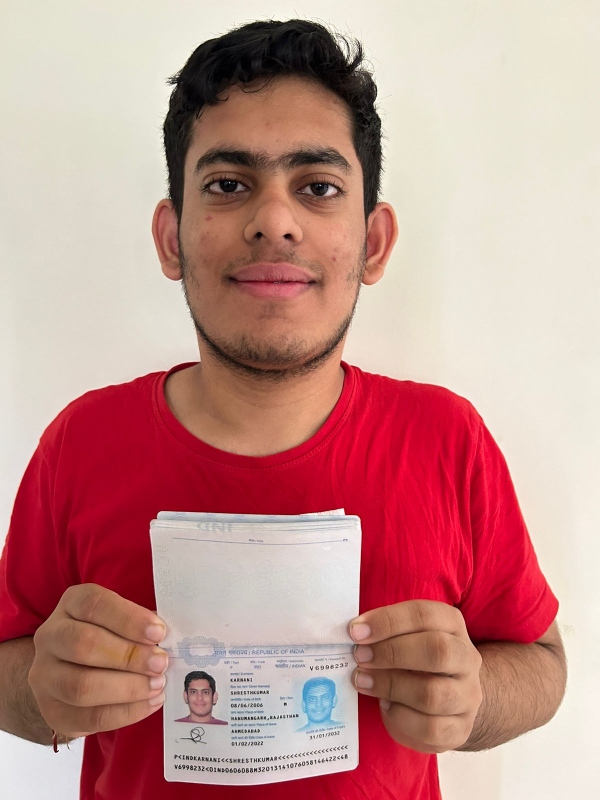
#> input picture onepiece_converter/inputs/Photo Id .jpeg, 1200 x 1600 px (shown at 1/2 size)
$ python -i face_utils.py   (imports and definitions only)   (older library calls are emulated)
#> lines starting #> are read from the running program, lines starting #| are printed output that depends on the picture
#> further down, picture is the input picture: PIL image 1200x1600 RGB; mean R, G, B 194.4, 143.9, 139.7
"""Face detection and crop utilities for Part 2 identity conditioning."""

from __future__ import annotations

from dataclasses import dataclass
from pathlib import Path
from typing import Optional, Tuple

import cv2
import numpy as np
from PIL import Image


@dataclass
class FaceDetectionResult:
    face_crop: Optional[Image.Image]
    bbox_xyxy: Optional[Tuple[int, int, int, int]]
    face_area_ratio: float
    eyes_detected: bool
    laplacian_variance: float


def detect_and_crop_face(image: Image.Image) -> Optional[Image.Image]:
    img_array = np.array(image.convert("RGB"))
    gray = cv2.cvtColor(img_array, cv2.COLOR_RGB2GRAY)
    detector = cv2.CascadeClassifier(cv2.data.haarcascades + "haarcascade_frontalface_default.xml")
    faces = detector.detectMultiScale(gray, scaleFactor=1.1, minNeighbors=4, minSize=(30, 30))
    if len(faces) == 0:
        return None
    x, y, w, h = max(faces, key=lambda f: f[2] * f[3])
    padding = int(0.2 * max(w, h))
    x1 = max(0, x - padding)
    y1 = max(0, y - padding)
    x2 = min(img_array.shape[1], x + w + padding)
    y2 = min(img_array.shape[0], y + h + padding)
    face_crop = image.crop((x1, y1, x2, y2)).resize((256, 256), Image.Resampling.LANCZOS)
    return face_crop


def has_eyes(face_crop: Image.Image) -> bool:
    img_array = np.array(face_crop.convert("RGB"))
    gray = cv2.cvtColor(img_array, cv2.COLOR_RGB2GRAY)
    eye_detector = cv2.CascadeClassifier(cv2.data.haarcascades + "haarcascade_eye.xml")
    eyes = eye_detector.detectMultiScale(gray, 1.1, 3)
    return len(eyes) >= 1


def is_blurry(image: Image.Image, threshold: float = 80.0) -> bool:
    img_array = np.array(image.convert("L"))
    lap_var = cv2.Laplacian(img_array, cv2.CV_64F).var()
    return float(lap_var) < threshold


class FaceExtractor:
    """OpenCV Haar-based face extraction wrapper."""

    def extract_face_crop(self, image: Image.Image, target_size: int = 256) -> FaceDetectionResult:
#> called with target_size = 256
        rgb = np.array(image.convert("RGB"))
        h, w = rgb.shape[:2]
#> h = 1600; w = 1200
        gray = cv2.cvtColor(rgb, cv2.COLOR_RGB2GRAY)
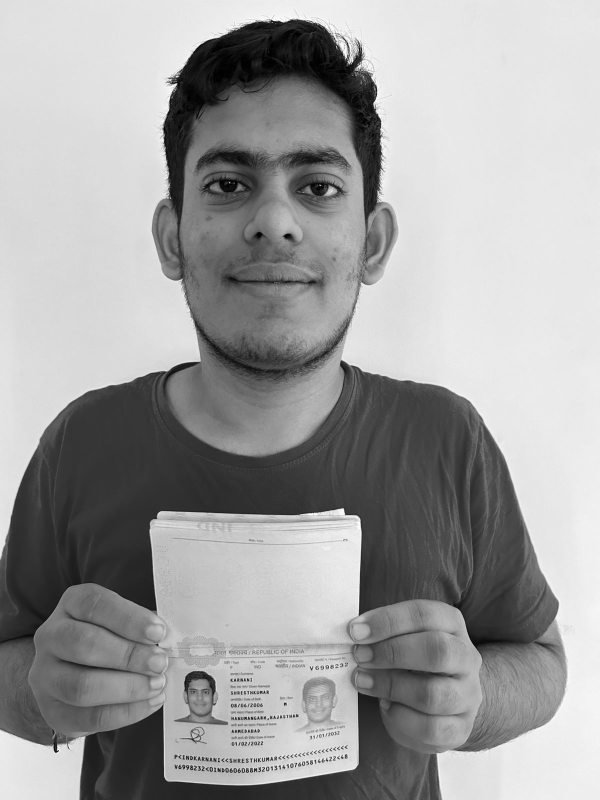
#> gray: shape (1600, 1200) (shown at 1/2 size); min 0, max 255, mean 158.5
        detector = cv2.CascadeClassifier(cv2.data.haarcascades + "haarcascade_frontalface_default.xml")
        faces = detector.detectMultiScale(gray, scaleFactor=1.1, minNeighbors=4, minSize=(30, 30))
#> faces = [[604, 1371, 68, 68], [367, 1360, 64, 64], [292, 170, 510, 510]]
        if len(faces) == 0:
            return FaceDetectionResult(None, None, 0.0, False, 0.0)

        x, y, fw, fh = max(faces, key=lambda f: f[2] * f[3])
#> x = 292; y = 170; fw = 510; fh = 510
        padding = int(0.2 * max(fw, fh))
#> padding = 102
        x1 = max(0, x - padding)
#> x1 = 190
        y1 = max(0, y - padding)
#> y1 = 68
        x2 = min(w, x + fw + padding)
#> x2 = 904
        y2 = min(h, y + fh + padding)
#> y2 = 782
        face_crop = image.crop((x1, y1, x2, y2)).resize((target_size, target_size), Image.Resampling.LANCZOS)
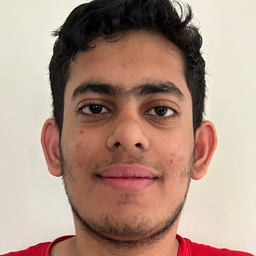
#> face_crop: PIL image 256x256 RGB; mean R, G, B 175, 145.9, 131.3

        bbox_area = float(fw * fh)
#> bbox_area = 260100
        full_area = float(max(1, w * h))
#> full_area = 1920000
        area_ratio = bbox_area / full_area
#> area_ratio = 0.135
        eyes_ok = has_eyes(face_crop)
#> in has_eyes, `gray = cv2.cvtColor(img_array, cv2.COLOR_RGB2GRAY)`:
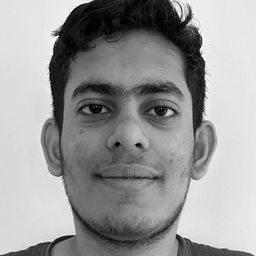
#> gray: shape (256, 256); min 0, max 254, mean 152.9
#> in has_eyes, `eyes = eye_detector.detectMultiScale(gray, 1.1, 3)`: eyes = [[70, 85, 48, 48], [136, 90, 43, 43]]
#> eyes_ok = True
        lap_var = float(cv2.Laplacian(np.array(face_crop.convert("L")), cv2.CV_64F).var())
#> lap_var = 635.9

        return FaceDetectionResult(
            face_crop=face_crop,
            bbox_xyxy=(int(x), int(y), int(x + fw), int(y + fh)),
            face_area_ratio=area_ratio,
            eyes_detected=eyes_ok,
            laplacian_variance=lap_var,
        )


def save_face_crop(face_crop: Image.Image, output_path: Path) -> None:
    output_path.parent.mkdir(parents=True, exist_ok=True)
    face_crop.save(output_path)

>>> from PIL import Image
>>> picture = Image.open('../inputs/Photo Id .jpeg')
>>> result = FaceExtractor().extract_face_crop(picture)

$ run again, on onepiece_converter/inputs/Photo Id.jpeg
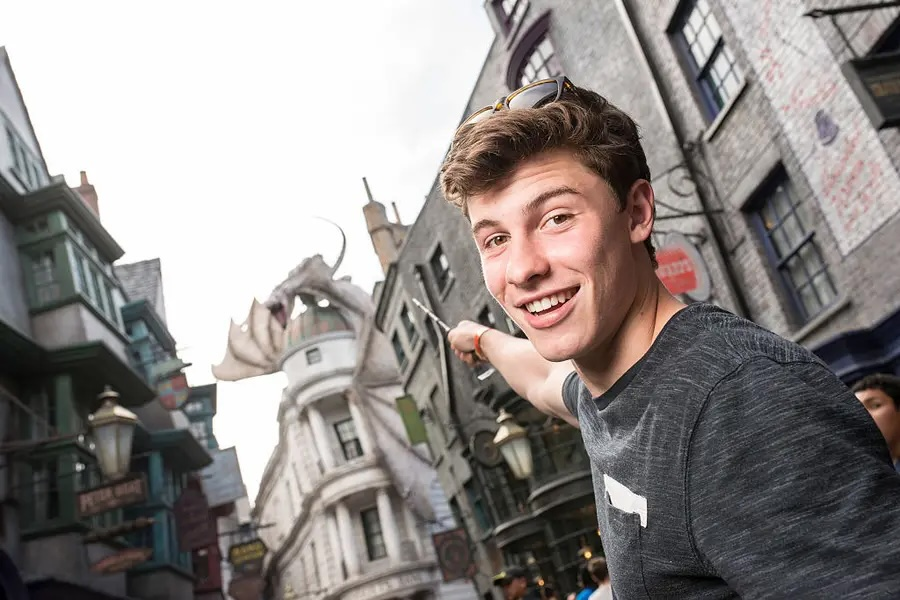
#> input picture onepiece_converter/inputs/Photo Id.jpeg, 900 x 600 px
#> picture is the input picture: PIL image 900x600 RGB; mean R, G, B 143.6, 138.1, 135.8
#> in extract_face_crop, `gray = cv2.cvtColor(rgb, cv2.COLOR_RGB2GRAY)`:
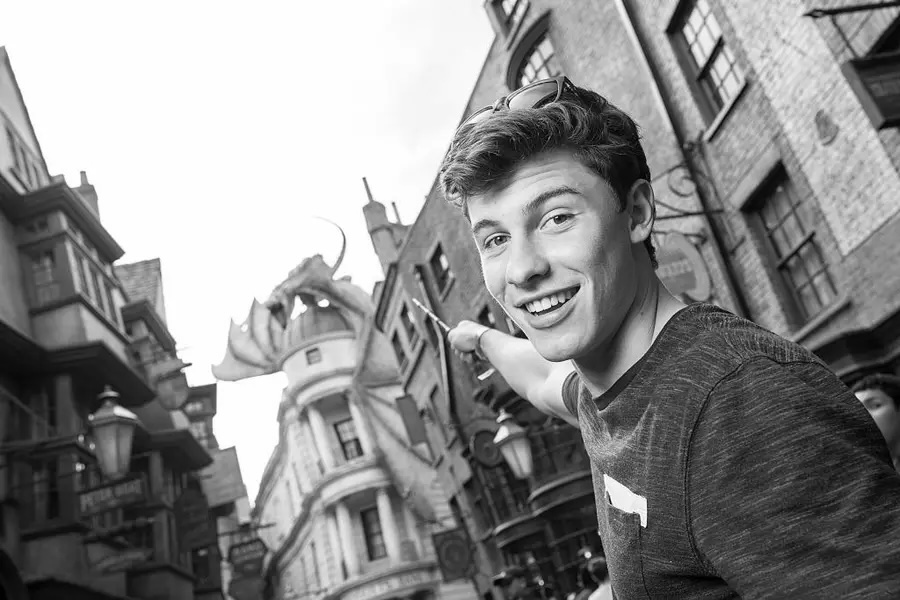
#> gray: shape (600, 900); min 0, max 255, mean 139.5
#> faces = [[501, 438, 35, 35], [756, 45, 76, 76]]
#> x = 756; y = 45; fw = 76
#> padding = 15
#> x1 = 741
#> y1 = 30
#> x2 = 847
#> y2 = 136
#> in extract_face_crop, `face_crop = image.crop((x1, y1, x2, y2)).resize((target_size, target_s..`:
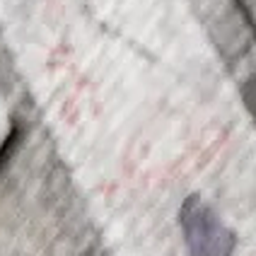
#> face_crop: PIL image 256x256 RGB; mean R, G, B 193.2, 187.2, 185.9
#> bbox_area = 5776
#> area_ratio = 0.0107
#> eyes = [[41, 55, 21, 21], [73, 74, 21, 21], [90, 16, 24, 24], [130, 46, 29, 29]]
#> eyes_ok = True
#> lap_var = 9.33
